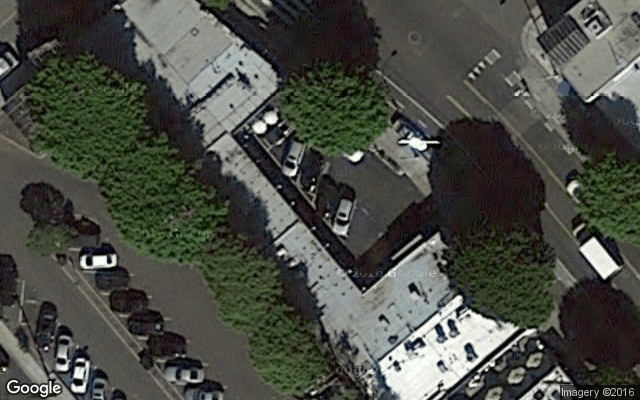
#> input picture notebooks/map.png, 640 x 400 px
$ jupyter execute plot_skeleton.ipynb   (shell and % lines are left out)
#> lines starting #> are read from the running program, lines starting #| are printed output that depends on the picture
# Skeletonize

Skeletonization reduces binary objects to 1 pixel wide representations. This
can be useful for feature extraction, and/or representing an object's topology.

The algorithm works by making successive passes of the image. On each pass,
border pixels are identified and removed on the condition that they do not
break the connectivity of the corresponding object.

This module provides an example of calling the routine and displaying the
results. The input is a 2D ndarray, with either boolean or integer elements.
In the case of boolean, 'True' indicates foreground, and for integer arrays,
the foreground is 1's.

[cell 1]
from skimage.morphology import skeletonize_3d
from skimage import draw
import numpy as np
import matplotlib.image as mpimg
import matplotlib.pyplot as plt

# an empty image
image = mpimg.imread("map.png")
#> image is the input picture: shape (400, 640, 4) float32; mean R, G, B, A 0.289, 0.297, 0.268, 1

# perform skeletonization
skeleton = skeletonize_3d(image)
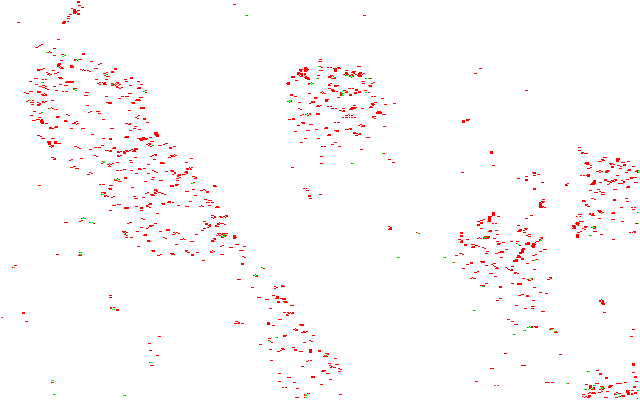
#> skeleton: shape (400, 640, 4); mean R, G, B, A 4.1, 16.9, 8.4, 4.3; transparent parts drawn white

plt.imshow(skeleton)
